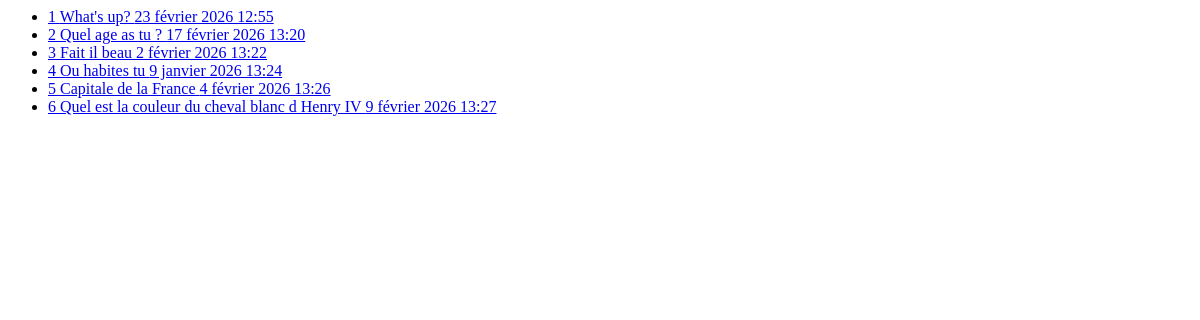
The page /polls/all on the database as committed earlier.
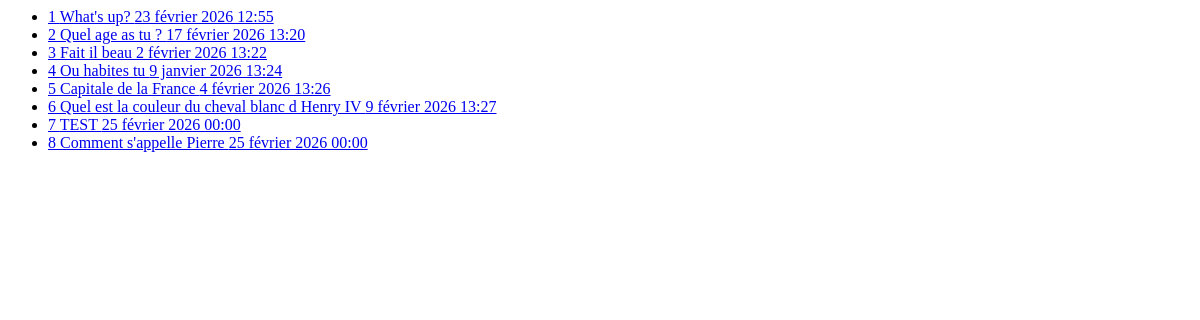
The same page on the database as committed later.
### polls/models.py (models this page shows, shortened)
class Question(models.Model):
    question_text = models.CharField(max_length=200)
    pub_date = models.DateTimeField("date published")

### polls/views.py (the view)
# urls.py: path("all", views.AllView.as_view(), name="all"),
class AllView(generic.ListView):
    model = Question
    template_name = "polls/all.html"
    context_object_name = "all_question_list"
    def get_queryset(self):
        return Question.objects.all()

### polls/templates/polls/all.html
{% if all_question_list %}
    <ul>
    {% for question in all_question_list %}
        <li><a href="{% url 'polls:frequency' question.id %}">{{ question.id }} {{ question.question_text }} {{ question.pub_date }}</a></li>
    {% endfor %}
    </ul>
{% else %}
    <p>No polls are availables.</p>
{% endif %}

Rows that differ between the two databases and show on the page:
added Question: id "7", question_text "TEST", pub_date "25 février 2026 00:00"
added Question: id "8", question_text "Comment s'appelle Pierre", pub_date "25 février 2026 00:00"
